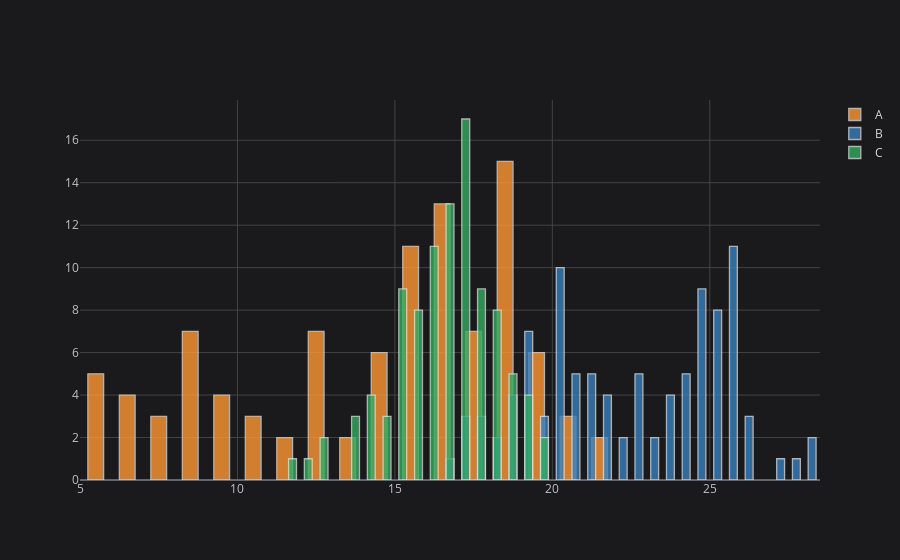

The code cell stored with this chart in its notebook:
### Code cell
df.iplot(kind='hist', bins = 30, bargap=0.5)
